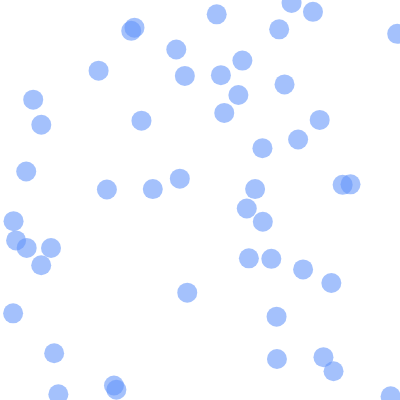
Frame 1 (no input)
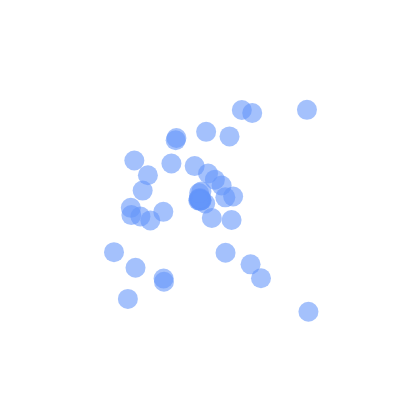
Frame 60 (no input)
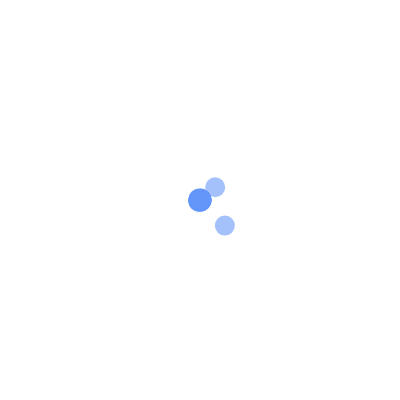
Frame 120 (the mouse pressed at the canvas centre since frame 60)

The p5.js sketch that drew these frames (run headless with seeded random() and noise() and a simulated clock; from frame 60 on, the mouse is pressed at the canvas centre):

// p5.js sketch
// ── sketch.js
let circles = []; // 存储所有圆的位置
let numCircles = 50; // 圆的数量
let speed = 2; // 移动速度

function setup() {
  createCanvas(400, 400);
  
  // 初始化圆的位置
  for (let i = 0; i < numCircles; i++) {
    let x = random(width);
    let y = random(height);
    circles.push(createVector(x, y)); // 用向量来存储位置
  }
}

function draw() {
  background(255);

  let center = createVector(width / 2, height / 2); // 目标位置：画布中心

  for (let i = 0; i < circles.length; i++) {
    let circlePos = circles[i]; // 获取当前圆的位置

    // 计算从圆的位置到中心的方向
    let direction = p5.Vector.sub(center, circlePos);
    direction.setMag(speed); // 设置速度大小

    // 更新圆的位置，让它朝中心移动
    circlePos.add(direction);

    // 绘制圆
    fill(100, 150, 250, 150);
    noStroke();
    ellipse(circlePos.x, circlePos.y, 20, 20);
  }
}
